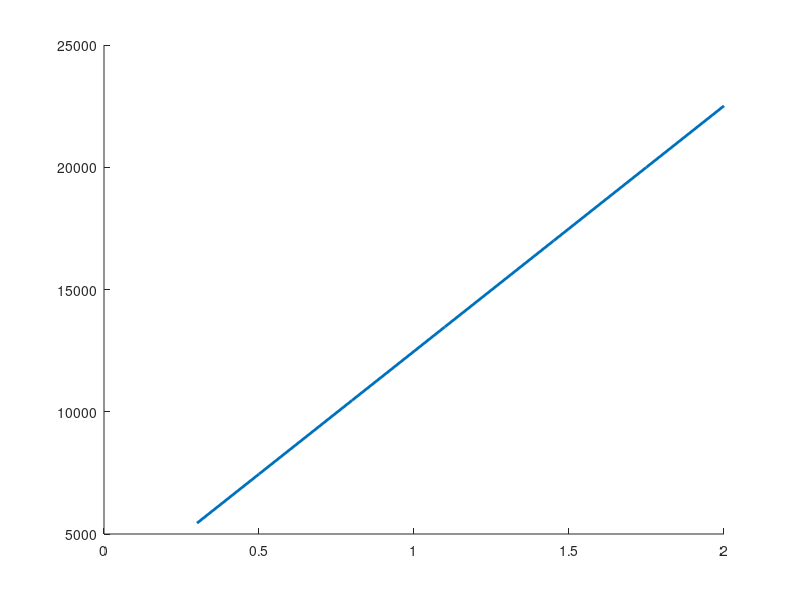

The MATLAB source for this figure: (Note: this script raises an error after producing the figure.)
clc;
format long

%% Part 1
manometar_hieght = [0.5 0.78 1.12 1.39 1.74 2.03 2.29]; % [m]
pressure_gauge = [0.3 0.5 0.8 1.1 1.45 1.75 2]; % [V]
g = 9.81; % [m/s^2]
rho = 997; % [Kg/m^3]
delta_p = rho*g*manometar_hieght; % [pa]
delta_p_as_a_func_of_pressure_gauge_poly = [1.0040e+04,2.4314e+03];
delta_p_as_a_func_of_pressure_gauge = delta_p_as_a_func_of_pressure_gauge_poly(1)*pressure_gauge+delta_p_as_a_func_of_pressure_gauge_poly(2);

fig1 = figure ("Name","Delta P as a Function of Voltage",'Position',[100 350 900 500]);
hold all
plot (pressure_gauge,delta_p_as_a_func_of_pressure_gauge,'LineWidth',2,'Color',[0 0.4470 0.7410])

e1 = errorbar(pressure_gauge,delta_p,zeros(1,length(delta_p)), 'LineStyle','none');
e1.Color = [0 0 0];
e1.Marker = '.';
e1.MarkerSize = 15;

e1.XNegativeDelta = zeros(1,length(delta_p))+0.05;
e1.XPositiveDelta = zeros(1,length(delta_p))+0.05;
e1.YNegativeDelta = zeros(1,length(delta_p))+502;
e1.YPositiveDelta = zeros(1,length(delta_p))+502;

title ("Delta P as a Function of Voltage")
ylabel("Delta P [Pa]")
xlabel("Voltage [V]")
grid on
grid minor
legend({'y = 1.0040e+04*x + 2.4314e+03'},'FontSize',11 ,'Location','northwest')
%exportgraphics(fig1, 'P1-graph1.png','Resolution',1200);


%% Part 2 - 1
true_flow_rate = [56.71 174.8 359.1 482.0 595.4]*10^(-6); % [m^3/sec]
rotmeter_flow_rate = [83.33 200.0 366.7 500.0 633.3]*10^(-6); % [m^3/sec]
h_calib = [0.06 0.185 0.38 0.51 0.63]; % [m]
t = [30 30 30 30 30]; % [sec]

true_flow_rate_as_a_func_of_rotmeter_flow_rate_poly = [0.9902 -1.958e-05];
true_flow_rate_as_a_func_of_rotmeter_flow_rate = true_flow_rate_as_a_func_of_rotmeter_flow_rate_poly(1)*rotmeter_flow_rate+true_flow_rate_as_a_func_of_rotmeter_flow_rate_poly(2);

delta_FR_calib = (((1.418*10^(-4))./t).^2+(1.418*10^(-3).*h_calib./t.^2 ).^2 ).^0.5;
dleta_FR_real_from_rotmeter = 16.51*10^(-6); 
delta_FR_real = (delta_FR_calib.^2.+dleta_FR_real_from_rotmeter.^2).^0.5;

fig2 = figure ("Name","True Flow Rate as a Fuction of Rotmeter Flow Rate",'Position',[300 350 900 500]);
hold all
plot (rotmeter_flow_rate,true_flow_rate_as_a_func_of_rotmeter_flow_rate,'LineWidth',2,'Color',[0 0.4470 0.7410])

e1 = errorbar(rotmeter_flow_rate,true_flow_rate,zeros(1,length(rotmeter_flow_rate)), 'LineStyle','none');
e1.Color = [0 0 0];
e1.Marker = '.';
e1.MarkerSize = 15;

e1.XNegativeDelta = zeros(1,length(rotmeter_flow_rate))+16.67*10^(-6);
e1.XPositiveDelta = zeros(1,length(rotmeter_flow_rate))+16.67*10^(-6);
e1.YNegativeDelta = delta_FR_real;
e1.YPositiveDelta = delta_FR_real;

title ("True Flow Rate as a Fuction of Rotmeter Flow Rate")
ylabel("True Flow Rate [m^3/sec]")
xlabel("Rotmeter Flow Rate [m^3/sec]")
grid on
grid minor
legend({'y = 0.9902*x - 1.958e-05'},'FontSize',11 ,'Location','northwest')
%exportgraphics(fig2, 'P2-graph1.png','Resolution',1200);

error = 100*(rotmeter_flow_rate - true_flow_rate)./true_flow_rate;

%% Part 2 - 2
true_flow_rate = [56.71 174.8 359.1 482.0 595.4]*10^(-6); % [m^3/sec]
h_rotmeter = [5 37.5 72 94 115]*10^(-3); % [m]
h_calib = [0.06 0.185 0.38 0.51 0.63]; % [m]
t = [30 30 30 30 30]; % [sec]

true_flow_rate_as_a_func_of_h_rotmeter_poly = [4.977e-3 1.158e-5];
true_flow_rate_as_a_func_of_h_rotmeter = true_flow_rate_as_a_func_of_h_rotmeter_poly(1)*h_rotmeter+true_flow_rate_as_a_func_of_h_rotmeter_poly(2);

delta_FR_calib = (((1.418*10^(-4))./t).^2+(1.418*10^(-3).*h_calib./t.^2 ).^2 ).^0.5;
dleta_FR_real_from_h_rotmeter = 2.489*10^(-6); 
delta_FR_real = (delta_FR_calib.^2.+dleta_FR_real_from_h_rotmeter.^2).^0.5;

fig3 = figure ("Name","True Flow Rate as a Fuction of Rotmeter Hieght",'Position',[500 350 900 500]);
hold all
plot (h_rotmeter,true_flow_rate_as_a_func_of_h_rotmeter,'LineWidth',2,'Color',[0 0.4470 0.7410])

e1 = errorbar(h_rotmeter,true_flow_rate,zeros(1,length(h_rotmeter)), 'LineStyle','none');
e1.Color = [0 0 0];
e1.Marker = '.';
e1.MarkerSize = 5;

e1.XNegativeDelta = zeros(1,length(h_rotmeter))+0.5*10^(-3);
e1.XPositiveDelta = zeros(1,length(h_rotmeter))+0.5*10^(-3);
e1.YNegativeDelta = delta_FR_real;
e1.YPositiveDelta = delta_FR_real;

title ("True Flow Rate as a Fuction of Rotmeter Hieght")
ylabel("True Flow Rate [m^3/sec]")
xlabel("Rotmeter Hieght [m]")
grid on
grid minor
legend({'y = 4.977e-3*x + 1.158e-5'},'FontSize',11 ,'Location','northwest')
%exportgraphics(fig3, 'P2-graph2.png','Resolution',1200);

%% Part 2 - 3
true_flow_rate = [56.71 174.8 359.1 482.0 595.4]*10^(-6); % [m^3/sec]
frequency = [2.9 16.6 29.6 39.2 48.4]; % [Hz]
h_calib = [0.06 0.185 0.38 0.51 0.63]; % [m]
t = [30 30 30 30 30]; % [sec]

true_flow_rate_as_a_func_of_frequency_poly = [1.214e-5 1.733e-6];
true_flow_rate_as_a_func_of_frequency = true_flow_rate_as_a_func_of_frequency_poly(1)*frequency+true_flow_rate_as_a_func_of_frequency_poly(2);

delta_FR_calib = (((1.418*10^(-4))./t).^2+(1.418*10^(-3).*h_calib./t.^2 ).^2 ).^0.5;
dleta_FR_real_from_frequency = 0.607e-6;
delta_FR_real = (delta_FR_calib.^2.+dleta_FR_real_from_frequency.^2).^0.5;

fig4 = figure ("Name","True Flow Rate as a Fuction of Frequency",'Position',[700 350 900 500]);
hold all
plot (frequency,true_flow_rate_as_a_func_of_frequency,'LineWidth',2,'Color',[0 0.4470 0.7410])

e1 = errorbar(frequency,true_flow_rate,zeros(1,length(frequency)), 'LineStyle','none');
e1.Color = [0 0 0];
e1.Marker = '.';
e1.MarkerSize = 5;

e1.XNegativeDelta = zeros(1,length(frequency))+0.05;
e1.XPositiveDelta = zeros(1,length(frequency))+0.05;
e1.YNegativeDelta = delta_FR_real;
e1.YPositiveDelta = delta_FR_real;

title ("True Flow Rate as a Fuction of Frequency")
ylabel("True Flow Rate [m^3/sec]")
xlabel("Frequency [Hz]")
grid on
grid minor
legend({'y = 1.214e-5*x + 1.733e-6'},'FontSize',11 ,'Location','northwest')
%exportgraphics(fig4, 'P2-graph3.png','Resolution',1200);

%% Part 2 - 4 - 1 - 1
h_calib = [0.095 0.2 0.37 0.485 0.625]; % [m]
t = [30 30 30 30 30]; % [sec]
x = 58*10^(-3); % [m]
L = (58+263.5)*10^(-3); % [m]
d_calib = 0.19; % [m]
d_entrenc = 0.024; % [m]
d_exit = 0.024; % [m]
d_disturbance = 0.0115; % [m]
rho = 997; % [Kg/m^3]

A_entrenc = pi*(0.5*d_entrenc)^2;
A_exit = pi*(0.5*d_exit)^2;
A_disturbance = pi*(0.5*d_disturbance)^2;
FR_real = (pi*(0.5*d_calib)^2.*h_calib)./(t);
dp_E_D_V = [0.6 0.7 1.15 1.55 2.1];
dp_E_D_Pa = 1.004e4*dp_E_D_V+2.431e3;
FR_ideal = ((A_disturbance)./(1-(A_disturbance/A_entrenc).^2).^0.5)*((2*dp_E_D_Pa)/(rho)).^0.5;

FR_ideal_as_a_func_of_FR_real_poly = [0.6023 3.666e-4];
R_sqr_FR_ideal_as_a_func_of_FR_real = 0.9856;
FR_ideal_as_a_func_of_FR_real = FR_ideal_as_a_func_of_FR_real_poly(1)*FR_real+FR_ideal_as_a_func_of_FR_real_poly(2);

delta_FR_real = (((1.418*10^(-4))./t).^2+(1.418*10^(-3).*h_calib./t.^2 ).^2 ).^0.5;
delta_FR_ideal = ((A_disturbance)./(1-(A_disturbance/A_entrenc).^2).^0.5).*(502./(rho.*((2.*dp_E_D_Pa)./rho).^0.5));
%
v_entrenc_real = FR_real/A_entrenc;
v_disturbance = FR_real/A_disturbance;
v_avg_venturi = (v_entrenc_real+v_disturbance)/2;
Reinolds_venturi = (v_avg_venturi.*d_disturbance)./(0.801*10^(-6));
c = [0.94 0.96 0.967 0.97 0.971];
FR_fixed_c = c.*FR_ideal;

FR_fixed_c_as_a_func_of_FR_real_poly = [0.6094 3.434e-4];
R_FR_fixed_c_as_a_func_of_FR_real = 0.9910;
FR_fixed_c_as_a_func_of_FR_real = FR_fixed_c_as_a_func_of_FR_real_poly(1)*FR_real+FR_fixed_c_as_a_func_of_FR_real_poly(2);

delta_FR_fixed_c = c.*delta_FR_ideal;
%
dp_E_E_V = [0.55 0.6 0.6 0.7 0.75];
dp_E_E_Pa = 1.004e4*dp_E_E_V+2.431e3;
dp_loss_Pa = (x/L)*dp_E_E_Pa;
dp_E_D_fixed_Pa = dp_E_D_Pa - dp_loss_Pa;
FR_fixed_pressurefall = ((A_disturbance)./(1-(A_disturbance/A_entrenc).^2).^0.5)*((2*dp_E_D_fixed_Pa)/(rho)).^0.5;

FR_fixed_pressurefall_as_a_func_of_FR_real_poly = [0.6254 3.25e-4];
R_FR_fixed_pressurefall_as_a_func_of_FR_real = 0.9862;
FR_fixed_pressurefall_as_a_func_of_FR_real = FR_fixed_pressurefall_as_a_func_of_FR_real_poly(1)*FR_real+FR_fixed_pressurefall_as_a_func_of_FR_real_poly(2);

delta_dp_loss_Pa = (x/L)*502;
delta_dp_E_D_fixed_Pa = (delta_dp_loss_Pa^2+502^2)^0.5;
delta_FR_fixed_pressurefall = ((A_disturbance)./(1-(A_disturbance/A_entrenc).^2).^0.5).*(502./(rho.*((2.*delta_dp_E_D_fixed_Pa)./rho).^0.5));

%
fig5 = figure ("Name","Flow Rate as a Fuction of Measured Flow Rate",'Position',[100 250 900 500]);
hold all
plot (FR_real,FR_ideal_as_a_func_of_FR_real,'LineStyle','-.','LineWidth',2,'Color',[0 0.4470 0.7410])
plot (FR_real,FR_fixed_c_as_a_func_of_FR_real,'LineStyle','-.','LineWidth',2,'Color',[0.4940 0.1840 0.5560])
plot (FR_real,FR_fixed_pressurefall_as_a_func_of_FR_real,'LineStyle','-.','LineWidth',2,'Color',[0.8500 0.3250 0.0980])

e1 = errorbar(FR_real,FR_ideal,zeros(1,length(FR_real)), 'LineStyle','none');
e1.Color = [0 0.4470 0.7410];
e1.Marker = '.';
e1.MarkerSize = 15;

e1.XNegativeDelta = delta_FR_real;
e1.XPositiveDelta = delta_FR_real;
e1.YNegativeDelta = delta_FR_ideal;
e1.YPositiveDelta = delta_FR_ideal;

e2 = errorbar(FR_real,FR_fixed_c,zeros(1,length(FR_real)), 'LineStyle','none');
e2.Color = [0.4940 0.1840 0.5560];
e2.Marker = '.';
e2.MarkerSize = 15;

e2.XNegativeDelta = delta_FR_real;
e2.XPositiveDelta = delta_FR_real;
e2.YNegativeDelta = delta_FR_fixed_c;
e2.YPositiveDelta = delta_FR_fixed_c;

e3 = errorbar(FR_real,FR_fixed_pressurefall,zeros(1,length(FR_real)), 'LineStyle','none');
e3.Color = [0.8500 0.3250 0.0980];
e3.Marker = '.';
e3.MarkerSize = 15;

e3.XNegativeDelta = delta_FR_real;
e3.XPositiveDelta = delta_FR_real;
e3.YNegativeDelta = zeros(1,length(FR_real))+delta_FR_fixed_pressurefall;
e3.YPositiveDelta = zeros(1,length(FR_real))+delta_FR_fixed_pressurefall;

title ("Venturi - Flow Rate as a Fuction of Measured Flow Rate")
ylabel("Flow Rate [m^3/sec]")
xlabel("Measured Flow Rate [m^3/sec]")
grid on
grid minor
legend({'Ideal - y = 0.6023*x + 3.666e-4','Fixed C - y = 0.6094*x + 3.434e-4','Fixed Pressurefall - y = 0.6254*x + 3.25e-4'},'FontSize',11 ,'Location','northwest')
%exportgraphics(fig5, 'P2-graph4-1-1.png','Resolution',1200);

error1 = 100*(FR_ideal - FR_real)./FR_real;
error2 = 100*(FR_fixed_c - FR_real)./FR_real;
error3 = 100*(FR_fixed_pressurefall - FR_real)./FR_real;

%% Part 2 - 4 - 1 - 2
h_calib = [0.095 0.2 0.37 0.485 0.625]; % [m]
t = [30 30 30 30 30]; % [sec]
x = 58*10^(-3); % [m]
L = (58+263.5)*10^(-3); % [m]
d_calib = 0.19; % [m]
d_entrenc = 0.024; % [m]
d_exit = 0.024; % [m]
d_disturbance = 0.0115; % [m]
rho = 997; % [Kg/m^3]

FR_real = (pi*(0.5*d_calib)^2.*h_calib)./(t);
dp_E_D_V = [0.6 0.7 1.15 1.55 2.1];
dp_E_D_Pa = 1.004e4*dp_E_D_V+2.431e3;
sqrt_dp_E_D_Pa = (dp_E_D_Pa).^0.5;

FR_real_as_a_func_of_sqrt_dp_E_D_Pa_poly = [7.822e-6 -5.952e-4];
R_FR_real_as_a_func_of_sqrt_dp_E_D_Pa = 0.9856;
FR_real_as_a_func_of_sqrt_dp_E_D_Pa = FR_real_as_a_func_of_sqrt_dp_E_D_Pa_poly(1)*sqrt_dp_E_D_Pa+FR_real_as_a_func_of_sqrt_dp_E_D_Pa_poly(2);

delta_FR_calib = (((1.418*10^(-4))./t).^2+(1.418*10^(-3).*h_calib./t.^2 ).^2 ).^0.5;
delta_FR_from_sqrt_delta_dp_E_D_Pa = (7.822e-6*502)./(2.*(dp_E_D_Pa).^0.5);
delta_FR_real = ((delta_FR_calib).^2.+(delta_FR_from_sqrt_delta_dp_E_D_Pa).^2).^0.5;

fig6 = figure ("Name","Venturi - True Flow Rate as a Fuction of √∆p",'Position',[300 250 900 500]);
hold all
plot (sqrt_dp_E_D_Pa,FR_real_as_a_func_of_sqrt_dp_E_D_Pa,'LineWidth',2,'Color',[0 0.4470 0.7410])

e1 = errorbar(sqrt_dp_E_D_Pa,FR_real,zeros(1,length(sqrt_dp_E_D_Pa)), 'LineStyle','none');
e1.Color = [0 0 0];
e1.Marker = '.';
e1.MarkerSize = 15;

e1.XNegativeDelta = 502./(2.*(dp_E_D_Pa).^0.5);
e1.XPositiveDelta = 502./(2.*(dp_E_D_Pa).^0.5);
e1.YNegativeDelta = delta_FR_real;
e1.YPositiveDelta = delta_FR_real;

title ("Venturi - True Flow Rate as a Fuction of √∆p")
ylabel("True Flow Rate [m^3/sec]")
xlabel("√∆p [√Pa]")
grid on
grid minor
legend({'y = 7.822e-6 *x - 5.952e-4'},'FontSize',11 ,'Location','northwest')
%exportgraphics(fig6, 'P2-graph4-1-2.png','Resolution',1200);

%% Part 2 - 4 - 2 - 1
h_calib = [0.08 0.2 0.385 0.51 0.595]; % [m]
t = [30 30 30 30 30]; % [sec]
x = 47*10^(-3); % [m]
L = (47+228.5)*10^(-3); % [m]
d_calib = 0.19; % [m]
d_entrenc = 0.024; % [m]
d_exit = 0.024; % [m]
d_disturbance = 0.0115; % [m]
beta = d_disturbance/d_entrenc;
rho = 997; % [Kg/m^3]

A_entrenc = pi*(0.5*d_entrenc)^2;
A_exit = pi*(0.5*d_exit)^2;
A_disturbance = pi*(0.5*d_disturbance)^2;
FR_real = (pi*(0.5*d_calib)^2.*h_calib)./(t);
dp_E_D_V = [0.6 0.7 1.15 1.55 2.05];
dp_E_D_Pa = 1.004e4*dp_E_D_V+2.431e3;
FR_ideal = ((A_disturbance)./(1-(A_disturbance/A_entrenc).^2).^0.5)*((2*dp_E_D_Pa)/(rho)).^0.5;

FR_ideal_as_a_func_of_FR_real_poly = [0.5824 3.723e-4];
R_sqr_FR_ideal_as_a_func_of_FR_real = 0.9652;
FR_ideal_as_a_func_of_FR_real = FR_ideal_as_a_func_of_FR_real_poly(1)*FR_real+FR_ideal_as_a_func_of_FR_real_poly(2);

delta_FR_real = (((1.418*10^(-4))./t).^2+(1.418*10^(-3).*h_calib./t.^2 ).^2 ).^0.5;
delta_FR_ideal = ((A_disturbance)./(1-(A_disturbance/A_entrenc).^2).^0.5).*(502./(rho.*((2.*dp_E_D_Pa)./rho).^0.5));
%
v_entrenc_real = FR_real/A_entrenc;
v_disturbance = FR_real/A_disturbance;
v_avg_nozzle = (v_entrenc_real+v_disturbance)/2;
Reinolds_nozzle = (v_avg_nozzle.*d_entrenc)./(0.801*10^(-6));
c = [0.95 0.96 0.97 0.975 0.98];
FR_fixed_c = c.*FR_ideal;

FR_fixed_c_as_a_func_of_FR_real_poly = [0.5961 3.501e-4];
R_FR_fixed_c_as_a_func_of_FR_real = 0.9679;
FR_fixed_c_as_a_func_of_FR_real = FR_fixed_c_as_a_func_of_FR_real_poly(1)*FR_real+FR_fixed_c_as_a_func_of_FR_real_poly(2);

delta_FR_fixed_c = c.*delta_FR_ideal;
%
dp_E_E_V = [0.6 0.6 0.9 1.2 1.5];
dp_E_E_Pa = 1.004e4*dp_E_E_V+2.431e3;
dp_loss_Pa = (x/L)*dp_E_E_Pa;
dp_E_D_fixed_Pa = dp_E_D_Pa - dp_loss_Pa;
FR_fixed_pressurefall = ((A_disturbance)./(1-(A_disturbance/A_entrenc).^2).^0.5)*((2*dp_E_D_fixed_Pa)/(rho)).^0.5;

FR_fixed_pressurefall_as_a_func_of_FR_real_poly = [0.561 3.371e-4];
R_FR_fixed_pressurefall_as_a_func_of_FR_real = 0.9684;
FR_fixed_pressurefall_as_a_func_of_FR_real = FR_fixed_pressurefall_as_a_func_of_FR_real_poly(1)*FR_real+FR_fixed_pressurefall_as_a_func_of_FR_real_poly(2);

delta_dp_loss_Pa = (x/L)*502;
delta_dp_E_D_fixed_Pa = (delta_dp_loss_Pa^2+502^2)^0.5;
delta_FR_fixed_pressurefall = ((A_disturbance)./(1-(A_disturbance/A_entrenc).^2).^0.5).*(502./(rho.*((2.*delta_dp_E_D_fixed_Pa)./rho).^0.5));

%
fig7 = figure ("Name","Nozzle - Flow Rate as a Fuction of Measured Flow Rate",'Position',[500 250 900 500]);
hold all
plot (FR_real,FR_ideal_as_a_func_of_FR_real,'LineStyle','-.','LineWidth',2,'Color',[0 0.4470 0.7410])
plot (FR_real,FR_fixed_c_as_a_func_of_FR_real,'LineStyle','-.','LineWidth',2,'Color',[0.4940 0.1840 0.5560])
plot (FR_real,FR_fixed_pressurefall_as_a_func_of_FR_real,'LineStyle','-.','LineWidth',2,'Color',[0.8500 0.3250 0.0980])

e1 = errorbar(FR_real,FR_ideal,zeros(1,length(FR_real)), 'LineStyle','none');
e1.Color = [0 0.4470 0.7410];
e1.Marker = '.';
e1.MarkerSize = 15;

e1.XNegativeDelta = delta_FR_real;
e1.XPositiveDelta = delta_FR_real;
e1.YNegativeDelta = delta_FR_ideal;
e1.YPositiveDelta = delta_FR_ideal;

e2 = errorbar(FR_real,FR_fixed_c,zeros(1,length(FR_real)), 'LineStyle','none');
e2.Color = [0.4940 0.1840 0.5560];
e2.Marker = '.';
e2.MarkerSize = 15;

e2.XNegativeDelta = delta_FR_real;
e2.XPositiveDelta = delta_FR_real;
e2.YNegativeDelta = delta_FR_fixed_c;
e2.YPositiveDelta = delta_FR_fixed_c;

e3 = errorbar(FR_real,FR_fixed_pressurefall,zeros(1,length(FR_real)), 'LineStyle','none');
e3.Color = [0.8500 0.3250 0.0980];
e3.Marker = '.';
e3.MarkerSize = 15;

e3.XNegativeDelta = delta_FR_real;
e3.XPositiveDelta = delta_FR_real;
e3.YNegativeDelta = zeros(1,length(FR_real))+delta_FR_fixed_pressurefall;
e3.YPositiveDelta = zeros(1,length(FR_real))+delta_FR_fixed_pressurefall;

title ("Nozzle - Flow Rate as a Fuction of Measured Flow Rate")
ylabel("Flow Rate [m^3/sec]")
xlabel("Measured Flow Rate [m^3/sec]")
grid on
grid minor
legend({'Ideal - y = 0.5824*x + 3.723e-4','Fixed C - y = 0.5961*x + 3.501e-4','Fixed Pressurefall - y = 0.561*x + 3.371e-4'},'FontSize',11 ,'Location','northwest')
%exportgraphics(fig7, 'P2-graph4-2-1.png','Resolution',1200);

error1 = 100*(FR_ideal - FR_real)./FR_real;
error2 = 100*(FR_fixed_c - FR_real)./FR_real;
error3 = 100*(FR_fixed_pressurefall - FR_real)./FR_real;

%% Part 2 - 4 - 2 - 2
h_calib = [0.08 0.2 0.385 0.51 0.595]; % [m]
t = [30 30 30 30 30]; % [sec]
x = 47*10^(-3); % [m]
L = (47+228.5)*10^(-3); % [m]
d_calib = 0.19; % [m]
d_entrenc = 0.024; % [m]
d_exit = 0.024; % [m]
d_disturbance = 0.0115; % [m]
beta = d_disturbance/d_entrenc;
rho = 997; % [Kg/m^3]


FR_real = (pi*(0.5*d_calib)^2.*h_calib)./(t);
dp_E_D_V = [0.6 0.7 1.15 1.55 2.05];
dp_E_D_Pa = 1.004e4*dp_E_D_V+2.431e3;
sqrt_dp_E_D_Pa = (dp_E_D_Pa).^0.5;

FR_real_as_a_func_of_sqrt_dp_E_D_Pa_poly = [7.921e-6 -6.053e-4];
R_FR_real_as_a_func_of_sqrt_dp_E_D_Pa = 0.9652;
FR_real_as_a_func_of_sqrt_dp_E_D_Pa = FR_real_as_a_func_of_sqrt_dp_E_D_Pa_poly(1)*sqrt_dp_E_D_Pa+FR_real_as_a_func_of_sqrt_dp_E_D_Pa_poly(2);
% 
delta_FR_calib = (((1.418*10^(-4))./t).^2+(1.418*10^(-3).*h_calib./t.^2 ).^2 ).^0.5;
delta_FR_from_sqrt_delta_dp_E_D_Pa = (7.921e-6*502)./(2.*(dp_E_D_Pa).^0.5);
delta_FR_real = ((delta_FR_calib).^2.+(delta_FR_from_sqrt_delta_dp_E_D_Pa).^2).^0.5;

fig8 = figure ("Name","Nozzle - True Flow Rate as a Fuction of √∆p",'Position',[700 250 900 500]);
hold all
plot (sqrt_dp_E_D_Pa,FR_real_as_a_func_of_sqrt_dp_E_D_Pa,'LineWidth',2,'Color',[0 0.4470 0.7410])

e1 = errorbar(sqrt_dp_E_D_Pa,FR_real,zeros(1,length(sqrt_dp_E_D_Pa)), 'LineStyle','none');
e1.Color = [0 0 0];
e1.Marker = '.';
e1.MarkerSize = 15;

e1.XNegativeDelta = 502./(2.*(dp_E_D_Pa).^0.5);
e1.XPositiveDelta = 502./(2.*(dp_E_D_Pa).^0.5);
e1.YNegativeDelta = delta_FR_real;
e1.YPositiveDelta = delta_FR_real;

title ("Nozzle - True Flow Rate as a Fuction of √∆p")
ylabel("True Flow Rate [m^3/sec]")
xlabel("√∆p [√Pa]")
grid on
grid minor
legend({'y = 7.921e-6 *x - 6.053e-4'},'FontSize',11 ,'Location','northwest')
%exportgraphics(fig8, 'P2-graph4-2-2.png','Resolution',1200);

%% Part 2 - 4 - 3 - 1
h_calib = [0.06 0.185 0.38 0.51 0.63]; % [m]
t = [30 30 30 30 30]; % [sec]
x = 36*10^(-3); % [m]
L = (36+236.5)*10^(-3); % [m]
d_calib = 0.19; % [m]
d_entrenc = 0.024; % [m]
d_exit = 0.024; % [m]
d_disturbance = 0.0115; % [m]
beta = d_disturbance/d_entrenc;
rho = 997; % [Kg/m^3]

A_entrenc = pi*(0.5*d_entrenc)^2;
A_exit = pi*(0.5*d_exit)^2;
A_disturbance = pi*(0.5*d_disturbance)^2;
M = 1/(1-(A_disturbance/A_entrenc)^2)^0.5;
FR_real = (pi*(0.5*d_calib)^2.*h_calib)./(t);
dp_E_D_V = [0.6 0.85 1.6 2.4 3.45];
dp_E_D_Pa = 1.004e4*dp_E_D_V+2.431e3;
FR_ideal = ((A_disturbance)./(1-(A_disturbance/A_entrenc).^2).^0.5)*((2*dp_E_D_Pa)/(rho)).^0.5;

FR_ideal_as_a_func_of_FR_real_poly = [0.89 3.609e-4];
R_sqr_FR_ideal_as_a_func_of_FR_real = 9809;
FR_ideal_as_a_func_of_FR_real = FR_ideal_as_a_func_of_FR_real_poly(1)*FR_real+FR_ideal_as_a_func_of_FR_real_poly(2);

delta_FR_real = (((1.418*10^(-4))./t).^2+(1.418*10^(-3).*h_calib./t.^2 ).^2 ).^0.5;
delta_FR_ideal = ((A_disturbance)./(1-(A_disturbance/A_entrenc).^2).^0.5).*(502./(rho.*((2.*dp_E_D_Pa)./rho).^0.5));
%
v_entrenc_real = FR_real/A_entrenc;
v_disturbance = FR_real/A_disturbance;
v_avg_orifice = (v_entrenc_real+v_disturbance)/2;
Reinolds_orifice = (v_avg_orifice.*d_entrenc)./(0.801*10^(-6));
c = [0.6132 0.6132 0.6035 0.6035 0.6035];
FR_fixed_c = c.*FR_ideal;

FR_fixed_c_as_a_func_of_FR_real_poly = [0.527 2.23e-4];
R_FR_fixed_c_as_a_func_of_FR_real = 0.9792;
FR_fixed_c_as_a_func_of_FR_real = FR_fixed_c_as_a_func_of_FR_real_poly(1)*FR_real+FR_fixed_c_as_a_func_of_FR_real_poly(2);

delta_FR_fixed_c = c.*delta_FR_ideal;
%
dp_E_E_V = [0.55 0.75 1.3 1.9 2.6];
dp_E_E_Pa = 1.004e4*dp_E_E_V+2.431e3;
dp_loss_Pa = (x/L)*dp_E_E_Pa;
dp_E_D_fixed_Pa = dp_E_D_Pa - dp_loss_Pa;
FR_fixed_pressurefall = ((A_disturbance)./(1-(A_disturbance/A_entrenc).^2).^0.5)*((2*dp_E_D_fixed_Pa)/(rho)).^0.5;

FR_fixed_pressurefall_as_a_func_of_FR_real_poly = [0.8529 3.358e-4];
R_FR_fixed_pressurefall_as_a_func_of_FR_real = 0.9807;
FR_fixed_pressurefall_as_a_func_of_FR_real = FR_fixed_pressurefall_as_a_func_of_FR_real_poly(1)*FR_real+FR_fixed_pressurefall_as_a_func_of_FR_real_poly(2);

delta_dp_loss_Pa = (x/L)*502;
delta_dp_E_D_fixed_Pa = (delta_dp_loss_Pa^2+502^2)^0.5;
delta_FR_fixed_pressurefall = ((A_disturbance)./(1-(A_disturbance/A_entrenc).^2).^0.5).*(502./(rho.*((2.*delta_dp_E_D_fixed_Pa)./rho).^0.5));


fig9 = figure ("Name","Orifice - Flow Rate as a Fuction of Measured Flow Rate",'Position',[100 150 900 500]);
hold all
plot (FR_real,FR_ideal_as_a_func_of_FR_real,'LineStyle','-.','LineWidth',2,'Color',[0 0.4470 0.7410])
plot (FR_real,FR_fixed_c_as_a_func_of_FR_real,'LineStyle','-.','LineWidth',2,'Color',[0.4940 0.1840 0.5560])
plot (FR_real,FR_fixed_pressurefall_as_a_func_of_FR_real,'LineStyle','-.','LineWidth',2,'Color',[0.8500 0.3250 0.0980])

e1 = errorbar(FR_real,FR_ideal,zeros(1,length(FR_real)), 'LineStyle','none');
e1.Color = [0 0.4470 0.7410];
e1.Marker = '.';
e1.MarkerSize = 15;

e1.XNegativeDelta = delta_FR_real;
e1.XPositiveDelta = delta_FR_real;
e1.YNegativeDelta = delta_FR_ideal;
e1.YPositiveDelta = delta_FR_ideal;

e2 = errorbar(FR_real,FR_fixed_c,zeros(1,length(FR_real)), 'LineStyle','none');
e2.Color = [0.4940 0.1840 0.5560];
e2.Marker = '.';
e2.MarkerSize = 15;

e2.XNegativeDelta = delta_FR_real;
e2.XPositiveDelta = delta_FR_real;
e2.YNegativeDelta = delta_FR_fixed_c;
e2.YPositiveDelta = delta_FR_fixed_c;

e3 = errorbar(FR_real,FR_fixed_pressurefall,zeros(1,length(FR_real)), 'LineStyle','none');
e3.Color = [0.8500 0.3250 0.0980];
e3.Marker = '.';
e3.MarkerSize = 15;

e3.XNegativeDelta = delta_FR_real;
e3.XPositiveDelta = delta_FR_real;
e3.YNegativeDelta = zeros(1,length(FR_real))+delta_FR_fixed_pressurefall;
e3.YPositiveDelta = zeros(1,length(FR_real))+delta_FR_fixed_pressurefall;

title ("Orifice - Flow Rate as a Fuction of Measured Flow Rate")
ylabel("Flow Rate [m^3/sec]")
xlabel("Measured Flow Rate [m^3/sec]")
grid on
grid minor
legend({'Ideal - y = 0.89*x + 3.609e-4','Fixed C - y = 0.527*x + 2.23e-4','Fixed Pressurefall - y = 0.8529*x + 3.358e-4'},'FontSize',11 ,'Location','northwest')
%exportgraphics(fig9, 'P2-graph4-3-1.png','Resolution',1200);

error1 = 100*(FR_ideal - FR_real)./FR_real;
error2 = 100*(FR_fixed_c - FR_real)./FR_real;
error3 = 100*(FR_fixed_pressurefall - FR_real)./FR_real;

%% Part 2 - 4 - 3 - 2
h_calib = [0.06 0.185 0.38 0.51 0.63]; % [m]
t = [30 30 30 30 30]; % [sec]
x = 47*10^(-3); % [m]
L = (47+228.5)*10^(-3); % [m]
d_calib = 0.19; % [m]
d_entrenc = 0.024; % [m]
d_exit = 0.024; % [m]
d_disturbance = 0.0115; % [m]
beta = d_disturbance/d_entrenc;
rho = 997; % [Kg/m^3]


FR_real = (pi*(0.5*d_calib)^2.*h_calib)./(t);
dp_E_D_V = [0.6 0.85 1.6 2.4 3.45];
dp_E_D_Pa = 1.004e4*dp_E_D_V+2.431e3;
sqrt_dp_E_D_Pa = (dp_E_D_Pa).^0.5;

FR_real_as_a_func_of_sqrt_dp_E_D_Pa_poly = [5.268e-6 -3.914e-4];
R_FR_real_as_a_func_of_sqrt_dp_E_D_Pa = 0.9809;
FR_real_as_a_func_of_sqrt_dp_E_D_Pa = FR_real_as_a_func_of_sqrt_dp_E_D_Pa_poly(1)*sqrt_dp_E_D_Pa+FR_real_as_a_func_of_sqrt_dp_E_D_Pa_poly(2);
% 
delta_FR_calib = (((1.418*10^(-4))./t).^2+(1.418*10^(-3).*h_calib./t.^2 ).^2 ).^0.5;
delta_FR_from_sqrt_delta_dp_E_D_Pa = (5.268e-6*502)./(2.*(dp_E_D_Pa).^0.5);
delta_FR_real = ((delta_FR_calib).^2.+(delta_FR_from_sqrt_delta_dp_E_D_Pa).^2).^0.5;

fig10 = figure ("Name","Orifice - True Flow Rate as a Fuction of √∆p",'Position',[300 150 900 500]);
hold all
plot (sqrt_dp_E_D_Pa,FR_real_as_a_func_of_sqrt_dp_E_D_Pa,'LineWidth',2,'Color',[0 0.4470 0.7410])

e1 = errorbar(sqrt_dp_E_D_Pa,FR_real,zeros(1,length(sqrt_dp_E_D_Pa)), 'LineStyle','none');
e1.Color = [0 0 0];
e1.Marker = '.';
e1.MarkerSize = 15;

e1.XNegativeDelta = 502./(2.*(dp_E_D_Pa).^0.5);
e1.XPositiveDelta = 502./(2.*(dp_E_D_Pa).^0.5);
e1.YNegativeDelta = delta_FR_real;
e1.YPositiveDelta = delta_FR_real;

title ("Orifice - True Flow Rate as a Fuction of √∆p")
ylabel("True Flow Rate [m^3/sec]")
xlabel("√∆p [√Pa]")
grid on
grid minor
legend({'y = 5.268e-6*x - 3.914e-4'},'FontSize',11 ,'Location','northwest')
%exportgraphics(fig10, 'P2-graph4-3-2.png','Resolution',1200);

%% Part 2 - 4 - 4 - 1
h_calib1 = [0.095 0.2 0.37 0.485 0.625]; % [m]
h_calib2 = [0.08 0.2 0.385 0.51 0.595]; % [m]
h_calib3 = [0.06 0.185 0.38 0.51 0.63]; % [m]
t = [30 30 30 30 30]; % [sec]
x = 58*10^(-3); % [m]
L = (58+263.5)*10^(-3); % [m]
d_calib = 0.19; % [m]
d_entrenc = 0.024; % [m]
d_exit = 0.024; % [m]
d_disturbance = 0.0115; % [m]
rho = 997; % [Kg/m^3]

FR_real1 = (pi*(0.5*d_calib)^2.*h_calib1)./(t);
dp_E_D_V1 = [0.6 0.7 1.15 1.55 2.1];
dp_E_D_Pa1 = 1.004e4*dp_E_D_V1+2.431e3;
sqrt_dp_E_D_Pa1 = (dp_E_D_Pa1).^0.5;

FR_real2 = (pi*(0.5*d_calib)^2.*h_calib2)./(t);
dp_E_D_V2 = [0.6 0.7 1.15 1.55 2.05];
dp_E_D_Pa2 = 1.004e4*dp_E_D_V2+2.431e3;
sqrt_dp_E_D_Pa2 = (dp_E_D_Pa2).^0.5;

FR_real3 = (pi*(0.5*d_calib)^2.*h_calib3)./(t);
dp_E_D_V3 = [0.6 0.85 1.6 2.4 3.45];
dp_E_D_Pa3 = 1.004e4*dp_E_D_V3+2.431e3;
sqrt_dp_E_D_Pa3 = (dp_E_D_Pa3).^0.5;


FR_real_as_a_func_of_sqrt_dp_E_D_Pa_poly1 = [7.822e-6 -5.952e-4];
R_FR_real_as_a_func_of_sqrt_dp_E_D_Pa1 = 0.9856;
FR_real_as_a_func_of_sqrt_dp_E_D_Pa1 = FR_real_as_a_func_of_sqrt_dp_E_D_Pa_poly1(1)*sqrt_dp_E_D_Pa1+FR_real_as_a_func_of_sqrt_dp_E_D_Pa_poly1(2);

FR_real_as_a_func_of_sqrt_dp_E_D_Pa_poly2 = [7.921e-6 -6.053e-4];
R_FR_real_as_a_func_of_sqrt_dp_E_D_Pa2 = 0.9652;
FR_real_as_a_func_of_sqrt_dp_E_D_Pa2 = FR_real_as_a_func_of_sqrt_dp_E_D_Pa_poly2(1)*sqrt_dp_E_D_Pa2+FR_real_as_a_func_of_sqrt_dp_E_D_Pa_poly2(2);

FR_real_as_a_func_of_sqrt_dp_E_D_Pa_poly3 = [5.268e-6 -3.914e-4];
R_FR_real_as_a_func_of_sqrt_dp_E_D_Pa3 = 0.9809;
FR_real_as_a_func_of_sqrt_dp_E_D_Pa3 = FR_real_as_a_func_of_sqrt_dp_E_D_Pa_poly3(1)*sqrt_dp_E_D_Pa3+FR_real_as_a_func_of_sqrt_dp_E_D_Pa_poly3(2);


delta_FR_calib1 = (((1.418*10^(-4))./t).^2+(1.418*10^(-3).*h_calib1./t.^2 ).^2 ).^0.5;
delta_FR_from_sqrt_delta_dp_E_D_Pa1 = (7.822e-6*502)./(2.*(dp_E_D_Pa1).^0.5);
delta_FR_real1 = ((delta_FR_calib1).^2.+(delta_FR_from_sqrt_delta_dp_E_D_Pa1).^2).^0.5;

delta_FR_calib2 = (((1.418*10^(-4))./t).^2+(1.418*10^(-3).*h_calib2./t.^2 ).^2 ).^0.5;
delta_FR_from_sqrt_delta_dp_E_D_Pa2 = (7.921e-6*502)./(2.*(dp_E_D_Pa2).^0.5);
delta_FR_real2 = ((delta_FR_calib2).^2.+(delta_FR_from_sqrt_delta_dp_E_D_Pa2).^2).^0.5;

delta_FR_calib3 = (((1.418*10^(-4))./t).^2+(1.418*10^(-3).*h_calib3./t.^2 ).^2 ).^0.5;
delta_FR_from_sqrt_delta_dp_E_D_Pa3 = (5.268e-6*502)./(2.*(dp_E_D_Pa3).^0.5);
delta_FR_real3 = ((delta_FR_calib3).^2.+(delta_FR_from_sqrt_delta_dp_E_D_Pa3).^2).^0.5;


fig11 = figure ("Name","Calibration  - True Flow Rate as a Fuction of √∆p",'Position',[500 150 900 500]);
hold all
plot (sqrt_dp_E_D_Pa1,FR_real_as_a_func_of_sqrt_dp_E_D_Pa1,'LineWidth',2,'Color',[0 0.4470 0.7410])
plot (sqrt_dp_E_D_Pa2,FR_real_as_a_func_of_sqrt_dp_E_D_Pa2,'LineWidth',2,'Color',[0.4940 0.1840 0.5560])
plot (sqrt_dp_E_D_Pa3,FR_real_as_a_func_of_sqrt_dp_E_D_Pa3,'LineWidth',2,'Color',[0.8500 0.3250 0.0980])

e1 = errorbar(sqrt_dp_E_D_Pa1,FR_real1,zeros(1,length(sqrt_dp_E_D_Pa1)), 'LineStyle','none');
e1.Color = [0 0.4470 0.7410];
e1.Marker = '.';
e1.MarkerSize = 15;

e1.XNegativeDelta = 502./(2.*(dp_E_D_Pa1).^0.5);
e1.XPositiveDelta = 502./(2.*(dp_E_D_Pa1).^0.5);
e1.YNegativeDelta = delta_FR_real1;
e1.YPositiveDelta = delta_FR_real1;

e2 = errorbar(sqrt_dp_E_D_Pa2,FR_real2,zeros(1,length(sqrt_dp_E_D_Pa2)), 'LineStyle','none');
e2.Color = [0.4940 0.1840 0.5560];
e2.Marker = '.';
e2.MarkerSize = 15;

e2.XNegativeDelta = 502./(2.*(dp_E_D_Pa2).^0.5);
e2.XPositiveDelta = 502./(2.*(dp_E_D_Pa2).^0.5);
e2.YNegativeDelta = delta_FR_real2;
e2.YPositiveDelta = delta_FR_real2;

e3 = errorbar(sqrt_dp_E_D_Pa3,FR_real3,zeros(1,length(sqrt_dp_E_D_Pa3)), 'LineStyle','none');
e3.Color = [0.8500 0.3250 0.0980];
e3.Marker = '.';
e3.MarkerSize = 15;

e3.XNegativeDelta = 502./(2.*(dp_E_D_Pa3).^0.5);
e3.XPositiveDelta = 502./(2.*(dp_E_D_Pa3).^0.5);
e3.YNegativeDelta = delta_FR_real3;
e3.YPositiveDelta = delta_FR_real3;

title ("Calibration  - True Flow Rate as a Fuction of √∆p")
ylabel("True Flow Rate [m^3/sec]")
xlabel("√∆p [√Pa]")
grid on
grid minor
legend({'Venturi - y = 7.822e-6 *x - 5.952e-4', 'Nozzle - y = 7.921e-6 *x - 6.053e-4', 'Orifice - y = 5.268e-6*x - 3.914e-4'},'FontSize',11 ,'Location','northwest')
%exportgraphics(fig11, 'P2-graph4-4-1.png','Resolution',1200);

%% Part 2 - 4 - 4 - 2
h_calib1 = [0.095 0.2 0.37 0.485 0.625]; % [m]
h_calib2 = [0.08 0.2 0.385 0.51 0.595]; % [m]
h_calib3 = [0.06 0.185 0.38 0.51 0.63]; % [m]
t = [30 30 30 30 30]; % [sec]
x = 58*10^(-3); % [m]
L = (58+263.5)*10^(-3); % [m]
d_calib = 0.19; % [m]
d_entrenc = 0.024; % [m]
d_exit = 0.024; % [m]
d_disturbance = 0.0115; % [m]
rho = 997; % [Kg/m^3]

FR_real1 = (pi*(0.5*d_calib)^2.*h_calib1)./(t);
dp_E_D_V1 = [0.6 0.7 1.15 1.55 2.1];
dp_E_D_Pa1 = 1.004e4*dp_E_D_V1+2.431e3;
sq_FR_real1 = FR_real1.^2;

FR_real2 = (pi*(0.5*d_calib)^2.*h_calib2)./(t);
dp_E_D_V2 = [0.6 0.7 1.15 1.55 2.05];
dp_E_D_Pa2 = 1.004e4*dp_E_D_V2+2.431e3;
sq_FR_real2 = FR_real2.^2;

FR_real3 = (pi*(0.5*d_calib)^2.*h_calib3)./(t);
dp_E_D_V3 = [0.6 0.85 1.6 2.4 3.45];
dp_E_D_Pa3 = 1.004e4*dp_E_D_V3+2.431e3;
sq_FR_real3 = FR_real3.^2;


dp_E_D_Pa_as_a_func_of_sq_FR_real_poly1 = [4.487e10 8173];
R_dp_E_D_Pa_as_a_func_of_sq_FR_real1 = 0.9970;
dp_E_D_Pa_as_a_func_of_sq_FR_real1 = dp_E_D_Pa_as_a_func_of_sq_FR_real_poly1(1)*sq_FR_real1+dp_E_D_Pa_as_a_func_of_sq_FR_real_poly1(2);

dp_E_D_Pa_as_a_func_of_sq_FR_real_poly2 = [4.621e10 7904];
R_dp_E_D_Pa_as_a_func_of_sq_FR_real2 = 0.9948;
dp_E_D_Pa_as_a_func_of_sq_FR_real2 = dp_E_D_Pa_as_a_func_of_sq_FR_real_poly2(1)*sq_FR_real2+dp_E_D_Pa_as_a_func_of_sq_FR_real_poly2(2);

dp_E_D_Pa_as_a_func_of_sq_FR_real_poly3 = [8.053e10 8229];
R_dp_E_D_Pa_as_a_func_of_sq_FR_real3 = 0.9994;
dp_E_D_Pa_as_a_func_of_sq_FR_real3 = dp_E_D_Pa_as_a_func_of_sq_FR_real_poly3(1)*sq_FR_real3+dp_E_D_Pa_as_a_func_of_sq_FR_real_poly3(2);


delta_FR_calib1 = (((1.418*10^(-4))./t).^2+(1.418*10^(-3).*h_calib1./t.^2 ).^2 ).^0.5;
delta_dp_E_D_Pa_from_sq_FR_calib1 = 4.487e10*2*FR_real1.*delta_FR_calib1;
delta_dp_E_D_Pa1 = ((502).^2.+(delta_dp_E_D_Pa_from_sq_FR_calib1).^2).^0.5;

delta_FR_calib2 = (((1.418*10^(-4))./t).^2+(1.418*10^(-3).*h_calib2./t.^2 ).^2 ).^0.5;
delta_dp_E_D_Pa_from_sq_FR_calib2 = 4.621e10*2*FR_real2.*delta_FR_calib2;
delta_dp_E_D_Pa2 = ((502).^2.+(delta_dp_E_D_Pa_from_sq_FR_calib2).^2).^0.5;

delta_FR_calib3 = (((1.418*10^(-4))./t).^2+(1.418*10^(-3).*h_calib3./t.^2 ).^2 ).^0.5;
delta_dp_E_D_Pa_from_sq_FR_calib3 = 8.053e10*2*FR_real3.*delta_FR_calib3;
delta_dp_E_D_Pa3 = ((502).^2.+(delta_dp_E_D_Pa_from_sq_FR_calib3).^2).^0.5;


fig12 = figure ("Name","Calibration  - ∆p as a Fuction of True Flow Rate Square",'Position',[700 150 900 500]);
hold all
plot (sq_FR_real1,dp_E_D_Pa_as_a_func_of_sq_FR_real1,'LineWidth',2,'Color',[0 0.4470 0.7410])
plot (sq_FR_real2,dp_E_D_Pa_as_a_func_of_sq_FR_real2,'LineWidth',2,'Color',[0.4940 0.1840 0.5560])
plot (sq_FR_real3,dp_E_D_Pa_as_a_func_of_sq_FR_real3,'LineWidth',2,'Color',[0.8500 0.3250 0.0980])

e1 = errorbar(sq_FR_real1,dp_E_D_Pa1,zeros(1,length(sq_FR_real1)), 'LineStyle','none');
e1.Color = [0 0.4470 0.7410];
e1.Marker = '.';
e1.MarkerSize = 15;

e1.XNegativeDelta = 2*FR_real1.*delta_FR_calib1;
e1.XPositiveDelta = 2*FR_real1.*delta_FR_calib1;
e1.YNegativeDelta = delta_dp_E_D_Pa1;
e1.YPositiveDelta = delta_dp_E_D_Pa1;

e2 = errorbar(sq_FR_real2,dp_E_D_Pa2,zeros(1,length(sq_FR_real2)), 'LineStyle','none');
e2.Color = [0.4940 0.1840 0.5560];
e2.Marker = '.';
e2.MarkerSize = 15;

e2.XNegativeDelta = 2*FR_real2.*delta_FR_calib2;
e2.XPositiveDelta = 2*FR_real2.*delta_FR_calib2;
e2.YNegativeDelta = delta_dp_E_D_Pa2;
e2.YPositiveDelta = delta_dp_E_D_Pa2;

e3 = errorbar(sq_FR_real3,dp_E_D_Pa3,zeros(1,length(sq_FR_real3)), 'LineStyle','none');
e3.Color = [0.8500 0.3250 0.0980];
e3.Marker = '.';
e3.MarkerSize = 15;

e3.XNegativeDelta = 2*FR_real3.*delta_FR_calib3;
e3.XPositiveDelta = 2*FR_real3.*delta_FR_calib3;
e3.YNegativeDelta = delta_dp_E_D_Pa3;
e3.YPositiveDelta = delta_dp_E_D_Pa3;

title ("Calibration  - ∆p as a Fuction of True Flow Rate Square")
ylabel("∆p [Pa]")
xlabel("True Flow Rate Square [m^6/sec^2]")
grid on
grid minor
legend({'Venturi - y = 4.487e10*x + 8173', 'Nozzle - y = 4.621e10*x + 7904', 'Orifice - y = 8.053e10*x + 8229'},'FontSize',11 ,'Location','northwest')
%exportgraphics(fig12, 'P2-graph4-4-2.png','Resolution',1200);
